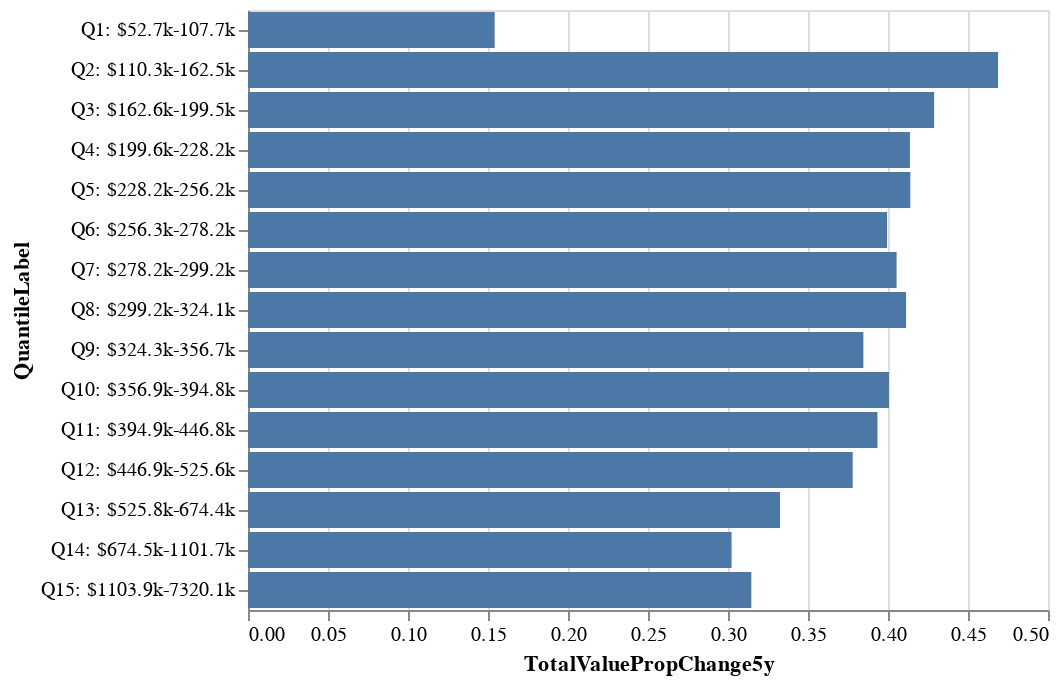

Notebook code cell kept with this figure:
### Markdown cell above
Does this pattern hold for longer intervals? The distribution of five-year proportion change is somewhat different:

### Code cell
alt.Chart(assessments).mark_bar().encode(
    x=alt.Y("TotalValuePropChange5y:Q"),
    y=alt.X("QuantileLabel:N", sort=alt.SortField("TotalValueQuintile")),
)

### Figure 1 — Vega-Lite specification as saved in the notebook (floating-point values rounded to 4 significant figures)
{"config": {"view": {"continuousWidth": 400, "continuousHeight": 300}}, "data": {"name": "data-ce07a82fe814f613ad7ee7c3c0375edb"}, "mark": "bar", "encoding": {"x": {"field": "TotalValuePropChange5y", "type": "quantitative"}, "y": {"field": "QuantileLabel", "sort": {"field": "TotalValueQuintile"}, "type": "nominal"}}, "$schema": "https://vega.github.io/schema/vega-lite/v4.17.0.json", "datasets": {"data-ce07a82fe814f613ad7ee7c3c0375edb": [{"TotalValueQuintile": 1, "TotalValuePropChange1y": 0.1285, "TotalValuePropChange5y": 0.1542, "TotalValuePropChange10y": 0.08684, "MinValue": 52700, "MaxValue": 107700, "QuantileLabel": "Q1: $52.7k-107.7k"}, {"TotalValueQuintile": 2, "TotalValuePropChange1y": 0.1833, "TotalValuePropChange5y": 0.4688, "TotalValuePropChange10y": 0.5107, "MinValue": 110300, "MaxValue": 162500, "QuantileLabel": "Q2: $110.3k-162.5k"}, {"TotalValueQuintile": 3, "TotalValuePropChange1y": 0.1167, "TotalValuePropChange5y": 0.4288, "TotalValuePropChange10y": 0.4785, "MinValue": 162600, "MaxValue": 199500, "QuantileLabel": "Q3: $162.6k-199.5k"}, {"TotalValueQuintile": 4, "TotalValuePropChange1y": 0.1327, "TotalValuePropChange5y": 0.4137, "TotalValuePropChange10y": 0.4936, "MinValue": 199600, "MaxValue": 228200, "QuantileLabel": "Q4: $199.6k-228.2k"}, {"TotalValueQuintile": 5, "TotalValuePropChange1y": 0.1352, "TotalValuePropChange5y": 0.4139, "TotalValuePropChange10y": 0.482, "MinValue": 228200, "MaxValue": 256200, "QuantileLabel": "Q5: $228.2k-256.2k"}, {"TotalValueQuintile": 6, "TotalValuePropChange1y": 0.1314, "TotalValuePropChange5y": 0.3994, "TotalValuePropChange10y": 0.4895, "MinValue": 256300, "MaxValue": 278200, "QuantileLabel": "Q6: $256.3k-278.2k"}, {"TotalValueQuintile": 7, "TotalValuePropChange1y": 0.1376, "TotalValuePropChange5y": 0.4054, "TotalValuePropChange10y": 0.5112, "MinValue": 278200, "MaxValue": 299200, "QuantileLabel": "Q7: $278.2k-299.2k"}, {"TotalValueQuintile": 8, "TotalValuePropChange1y": 0.1406, "TotalValuePropChange5y": 0.4113, "TotalValuePropChange10y": 0.5058, "MinValue": 299200, "MaxValue": 324100, "QuantileLabel": "Q8: $299.2k-324.1k"}, {"TotalValueQuintile": 9, "TotalValuePropChange1y": 0.1168, "TotalValuePropChange5y": 0.3846, "TotalValuePropChange10y": 0.4914, "MinValue": 324300, "MaxValue": 356700, "QuantileLabel": "Q9: $324.3k-356.7k"}, {"TotalValueQuintile": 10, "TotalValuePropChange1y": 0.119, "TotalValuePropChange5y": 0.4006, "TotalValuePropChange10y": 0.5053, "MinValue": 356900, "MaxValue": 394800, "QuantileLabel": "Q10: $356.9k-394.8k"}, {"TotalValueQuintile": 11, "TotalValuePropChange1y": 0.1218, "TotalValuePropChange5y": 0.3934, "TotalValuePropChange10y": 0.4967, "MinValue": 394900, "MaxValue": 446800, "QuantileLabel": "Q11: $394.9k-446.8k"}, {"TotalValueQuintile": 12, "TotalValuePropChange1y": 0.09869, "TotalValuePropChange5y": 0.3779, "TotalValuePropChange10y": 0.4936, "MinValue": 446900, "MaxValue": 525600, "QuantileLabel": "Q12: $446.9k-525.6k"}, {"TotalValueQuintile": 13, "TotalValuePropChange1y": 0.09681, "TotalValuePropChange5y": 0.3325, "TotalValuePropChange10y": 0.4665, "MinValue": 525800, "MaxValue": 674400, "QuantileLabel": "Q13: $525.8k-674.4k"}, {"TotalValueQuintile": 14, "TotalValuePropChange1y": 0.06609, "TotalValuePropChange5y": 0.3022, "TotalValuePropChange10y": 0.5012, "MinValue": 674500, "MaxValue": 1101700, "QuantileLabel": "Q14: $674.5k-1101.7k"}, {"TotalValueQuintile": 15, "TotalValuePropChange1y": 0.05901, "TotalValuePropChange5y": 0.3146, "TotalValuePropChange10y": 0.5959, "MinValue": 1103900, "MaxValue": 7320100, "QuantileLabel": "Q15: $1103.9k-7320.1k"}]}}
